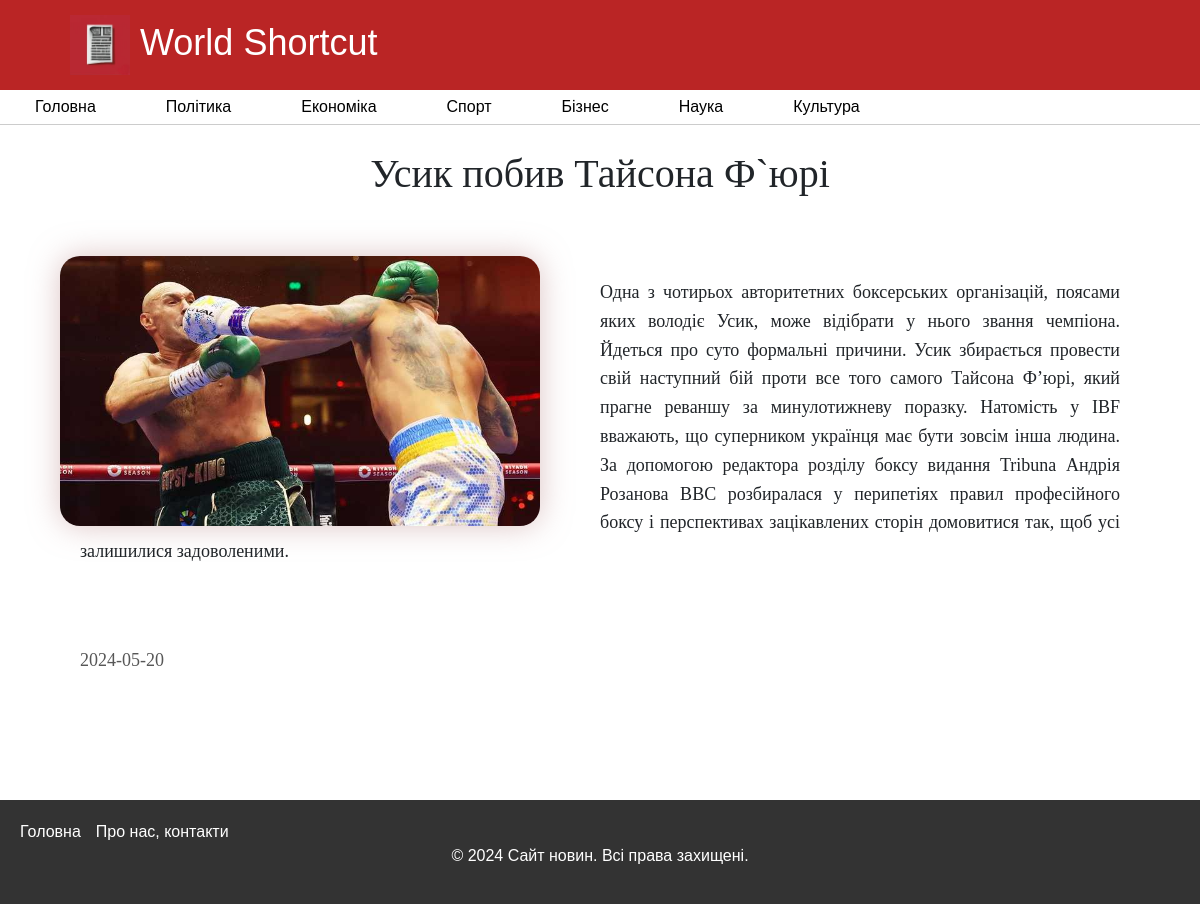
Screenshot of /templates/3824752309 with the database file from the repository.
### model.py (models this page shows)
class News(Base):
    __tablename__ = 'news'
    NewsID = Column(Integer, primary_key=True)
    Theme = Column(String)
    Title = Column(String)
    Text = Column(String)
    MediaPath = Column(String)
    Date = Column(String)

### app.py (the view)
@app.route('/templates/<int:news_id>', methods=['GET'])
def news_detail(news_id):
    selected_news = session.query(News).filter_by(NewsID=news_id).first()
    if selected_news is None:
        abort(404)
    return render_template('news_detail.html', news_item=selected_news)

### templates/news_detail.html (shortened to what this page needs)
{% extends 'navigation.html' %}
{% block news_detail %}
    <div class="news-detail" style="margin-top: 150px;">
        <h1>{{ news_item.Title }}</h1>
        <div class="image-contain">
            <img src="{{ news_item.MediaPath }}" alt="Image" class="mag">
        </div>
        <p>{{ news_item.Text }}</p>
        <p class="date">{{ news_item.Date }}</p>
    </div>
{% endblock %}

### templates/navigation.html (style rules this page uses)
html, body { height: 100%; }
body { margin: 0; font-family: Arial, sans-serif; }

### templates/news_detail.html (style rules this page uses)
.image-contain { display: flex; justify-content: center; border-radius: 40px; float: left; width: 40%; margin-inline: 60px; margin-top: 50px; margin-bottom: 10px; }
.image-contain img { max-width: 100%; height: auto; border-radius: 20px; box-shadow: 0 0 30px rgba(187, 138, 138, 0.5); }
.news-detail p { flex: 1; margin-top: 80px; margin-bottom: 20px; line-height: 1.6; text-align: justify; margin-inline: 80px; font-size: 18px; font-family: "Times New Roman"; }
h1 { text-align: center; margin-inline: 50px; font-family: "Times New Roman"; }
.date { color: #575757; }

### rows the page displays
News: Title "Усик побив Тайсона Ф`юрі", MediaPath (picture), Text "Одна з чотирьох авторитетних боксерських організацій, поясами яких володіє Усик, може відібрати у нього звання чемпіона. Йдеться про суто формальні причини. Усик збирається провести свій наступний бій проти все того самого Тайсона Ф’юрі, який прагне реваншу за минулотижневу поразку. Натомість у IBF вважають, що суперником українця має бути зовсім інша людина. За допомогою редактора розділу боксу видання Tribuna Андрія Розанова ВВС розбиралася у перипетіях правил професійного боксу і перспективах зацікавлених сторін домовитися так, щоб усі залишилися задоволеними.", Date "2024-05-20"
